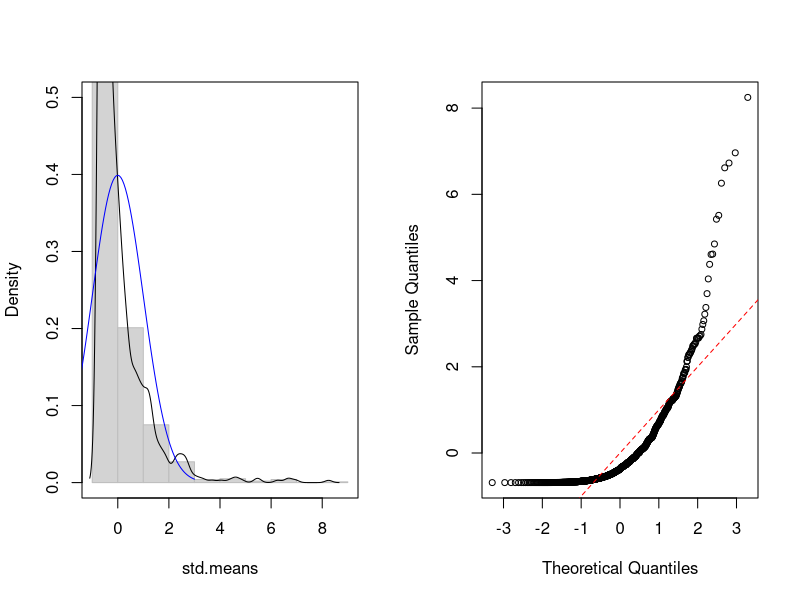
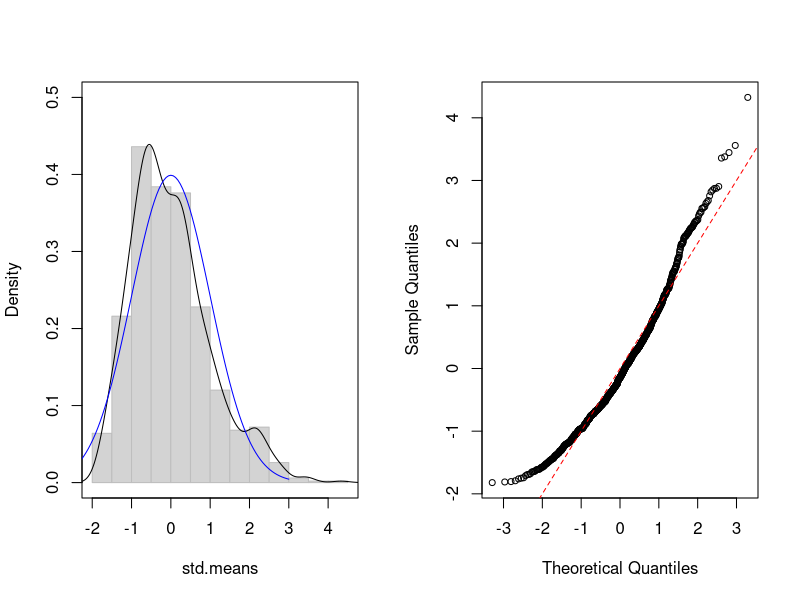
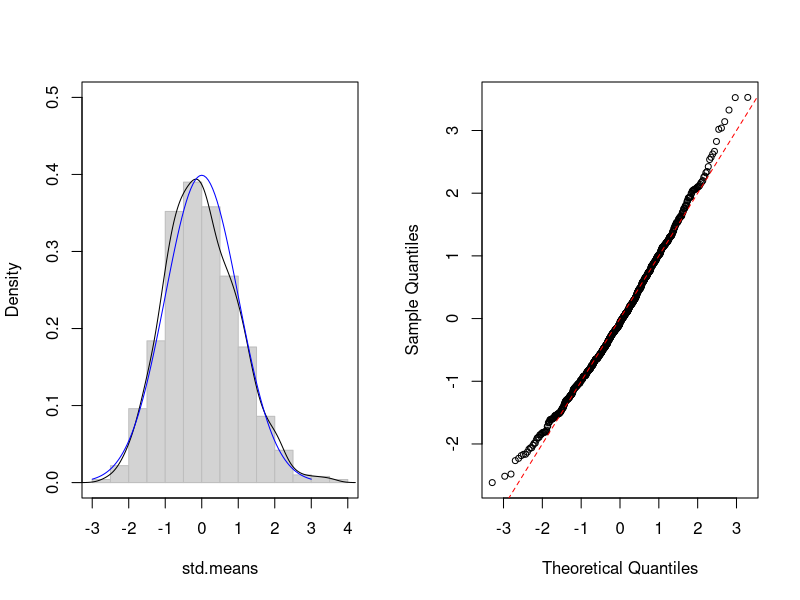
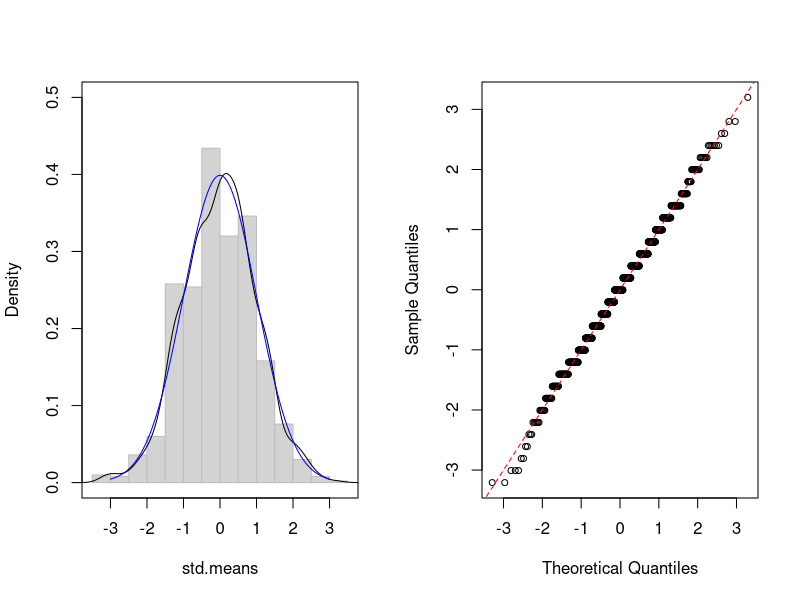
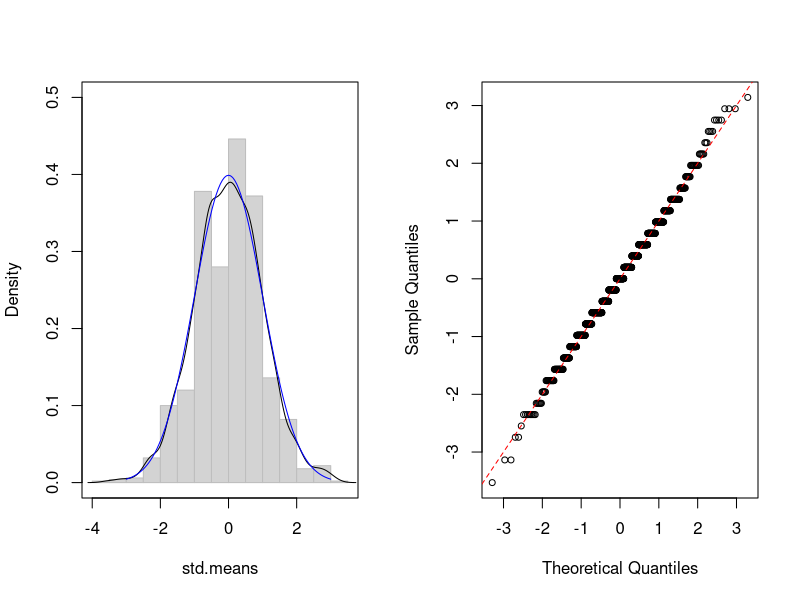
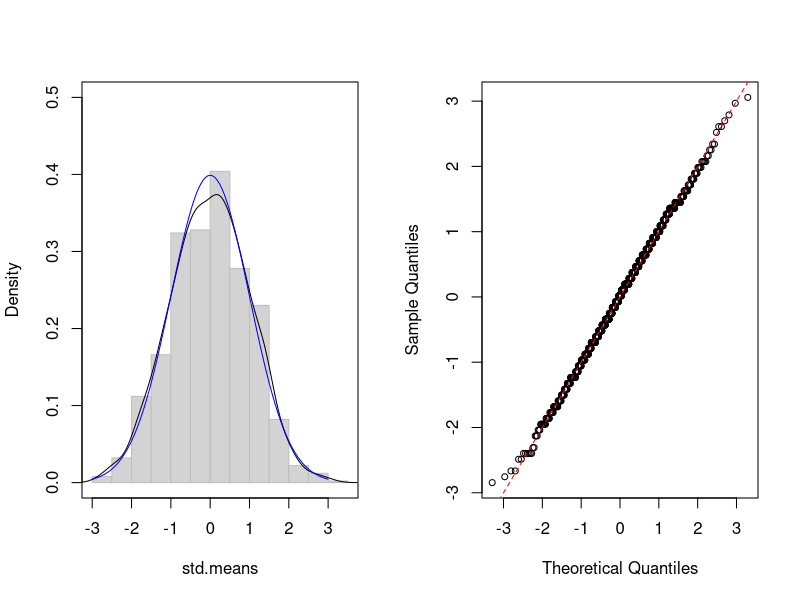

R code for these plots, in order:
## ---- chunk 1
knitr::opts_chunk$set(
  comment = "#>",
  error = TRUE,
  tidy = FALSE,
  width = 60
)

options(digits = 3)
## ---- chunk 2
CLT.plot <- function(r.dist, n, ...) {
 
  means <- double()
 
  # 사이즈 n의 샘플을 500회 생성하여 표본평균을 계산
  for(i in 1:1000) means[i] = mean(r.dist(n,...))
 
  # 표본평균을 표준화
  std.means <- scale(means)
 
  # 플롯의 파라메터 설정(2개의 플롯을 한 화면에)
  par(mfrow = c(1, 2))
 
  # 히스토그램과 표본의 밀도
  hist(std.means, prob = T, col = "light grey",
      border = "grey", main = NULL, ylim = c(0, 0.5))
  lines(density(std.means))
  box()
 
  # 표준정규분포 곡선
  curve(dnorm(x, 0, 1), -3, 3, col = 'blue', add = T)
 
  # Q-Q plot
  qqnorm(std.means, main="", cex = 0.8)
  abline(0, 1, lty = 2, col = "red")
  par(mfrow = c(1, 1))
}
## ---- chunk 3
CLT.plot(rchisq, n = 1, df = 1)
## ---- chunk 4
CLT.plot(rchisq,n = 10, df = 1)
## ---- chunk 5
CLT.plot(rchisq, n = 50, df = 1)
## ---- chunk 6
CLT.plot(rbinom, n = 10, size = 10, p = .5)
## ---- chunk 7
CLT.plot(rbinom, n = 10, size = 10, p = .5)
## ---- chunk 8
CLT.plot(rbinom, n = 50, size = 10, p = .5)
